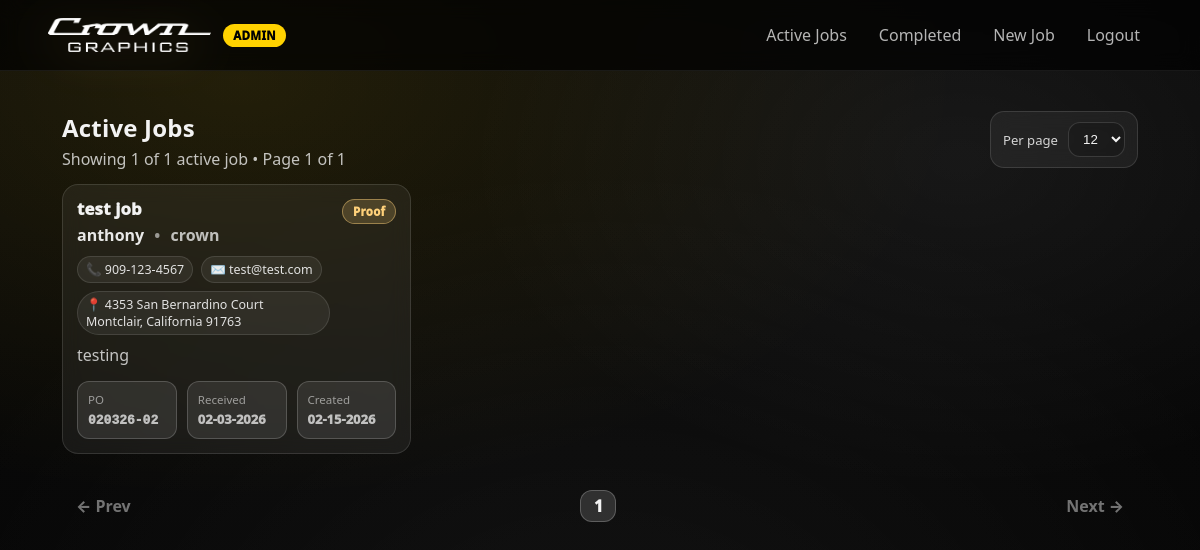
Page /dashboard (signed in) on the committed database.
### app.py (models this page shows)
class Job(db.Model):
    id = db.Column(db.Integer, primary_key=True)
    customer_name = db.Column(db.String(120), nullable=False)
    business_name = db.Column(db.String(120), nullable=True)
    phone_number = db.Column(db.String(40), nullable=True)
    email_address = db.Column(db.String(160), nullable=True)
    job_title = db.Column(db.String(140), nullable=False)
    job_summary = db.Column(db.String(240), nullable=True)
    job_details = db.Column(db.Text, nullable=True)
    quote_amount = db.Column(db.Float, nullable=True)
    received_date = db.Column(db.Date, nullable=False, default=date.today)
    created_at = db.Column(db.DateTime, default=datetime.utcnow, nullable=False)
    stage = db.Column(db.String(40), default=STAGES[0], nullable=False)
    po_date_key = db.Column(db.String(6), nullable=False, index=True)  # MMDDYY
    po_seq = db.Column(db.Integer, nullable=False)  # 1..99
    is_new = db.Column(db.Integer, default=1, nullable=False)  # 1 = new, 0 = reviewed
    source = db.Column(db.String(40), nullable=True)
    intake_order_id = db.Column(db.String(80), nullable=True, index=True)
    submission_json = db.Column(db.Text, nullable=True)
    uploaded_files_json = db.Column(db.Text, nullable=True)
    address_1 = db.Column(db.String(160), nullable=True)
    address_2 = db.Column(db.String(160), nullable=True)
    city = db.Column(db.String(80), nullable=True)
    state = db.Column(db.String(40), nullable=True)
    zip_code = db.Column(db.String(20), nullable=True)
    cell = db.Column(db.String(40), nullable=True)
    completed_date = db.Column(db.Date, nullable=True)
    pickup_date = db.Column(db.Date, nullable=True)
    needed_by_date = db.Column(db.Date, nullable=True)
    approval_date = db.Column(db.Date, nullable=True)
    scheduled_date = db.Column(db.Date, nullable=True)
    inspected_date = db.Column(db.Date, nullable=True)
    inspected_by = db.Column(db.String(80), nullable=True)
    mfd_date = db.Column(db.Date, nullable=True)
    vehicle_make = db.Column(db.String(80), nullable=True)
    vehicle_model = db.Column(db.String(80), nullable=True)
    vin = db.Column(db.String(80), nullable=True)
    unit_number = db.Column(db.String(80), nullable=True)
    proof_number = db.Column(db.String(80), nullable=True)
    proof_approved_date = db.Column(db.Date, nullable=True)
    size_location_proof = db.Column(db.String(160), nullable=True)
    work_order = db.Column(db.String(80), nullable=True)
    crown_rep = db.Column(db.String(80), nullable=True)
    summary_of_work = db.Column(db.Text, nullable=True)
    internal_notes = db.Column(db.Text, nullable=True)
    shipping_date = db.Column(db.Date, nullable=True)
    shipping_type = db.Column(db.String(80), nullable=True)
    tracking_number = db.Column(db.String(120), nullable=True)
    ship_to = db.Column(db.Text, nullable=True)
    pickup_name = db.Column(db.String(120), nullable=True)
    field_service_location = db.Column(db.String(160), nullable=True)
    field_charge = db.Column(db.Float, nullable=True)
    materials_total = db.Column(db.Float, nullable=True)
    labor_total = db.Column(db.Float, nullable=True)
    tax_rate = db.Column(db.Float, nullable=True)  # percent (8.25)
    sales_tax = db.Column(db.Float, nullable=True)
    shipping_handling = db.Column(db.Float, nullable=True)
    grand_total = db.Column(db.Float, nullable=True)

### app.py (the view)
@app.route("/dashboard")
@login_required
def dashboard():
    page = request.args.get("page", 1, type=int)
    per_page = request.args.get("per_page", 12, type=int)
    per_page = max(6, min(per_page, 36))
    query = Job.query.filter(Job.stage != "Completed").order_by(Job.received_date.desc(), Job.created_at.desc())
    pagination = query.paginate(page=page, per_page=per_page, error_out=False)
    return render_template(
        "dashboard.html",
        jobs=pagination.items,
        pagination=pagination,
        per_page=per_page,
        po_display=po_display,
        job_display_name=job_display_name,
        stage_index=stage_index,
    )

### app.py (called while the page is built)
@app.template_filter("mmddyyyy_dt")
def mmddyyyy_dt(dt: datetime):
    if not dt:
        return ""
    return dt.strftime("%m-%d-%Y")

@app.template_filter("mmddyyyy_date")
def mmddyyyy_date(d: date):
    if not d:
        return ""
    return d.strftime("%m-%d-%Y")

@app.context_processor
def inject_globals():
    return {"STAGES": STAGES}

@login_manager.user_loader
def load_user(user_id):
    return db.session.get(User, int(user_id))

def po_display(job: Job) -> str:
    try:
        if not getattr(job, "po_date_key", None) or getattr(job, "po_seq", None) is None:
            return ""
        return f"{job.po_date_key}-{job.po_seq:02d}"
    except Exception:
        return ""

    def is_admin(self) -> bool:
        return self.role == "admin"

### templates/dashboard.html (shortened to what this page needs)
{% extends "base.html" %}
{% block content %}
<div class="dash-page">
  <div class="dash-header">
    <div>
      <h1 class="dash-title">Active Jobs</h1>
      <div class="dash-subtle">
        Showing {{ jobs|length }} of {{ pagination.total }} active job{{ '' if pagination.total == 1 else 's' }}
        • Page {{ pagination.page }} of {{ pagination.pages if pagination.pages else 1 }}
      </div>
    </div>
    <div class="dash-controls">
      <div class="per-page">
        <span class="label">Per page</span>
        <select onchange="location = this.value;">
          {% for n in [6, 9, 12, 18, 24, 36] %}
            <option value="{{ url_for('dashboard', page=1, per_page=n) }}" {% if per_page == n %}selected{% endif %}>{{ n }}</option>
          {% endfor %}
        </select>
      </div>
    </div>
  </div>
  {% if not jobs %}
    <div class="card box empty">
      <div class="empty-title">No active jobs</div>
      <div class="empty-subtle">When jobs come in from the website or you create them, they’ll show here.</div>
      <div style="margin-top: 12px;">
        <a class="btn btn-primary" href="{{ url_for('job_new') }}">Create Job</a>
      </div>
    </div>
  {% else %}
  <div class="jobs-grid">
    {% for job in jobs %}
      <a class="job-card" href="{{ url_for('job_view', job_id=job.id) }}" aria-label="Open job {{ job.job_title }}">
        <div class="job-top">
          <div class="job-left">
            <div class="job-title">{{ job.job_title or "Untitled Job" }}</div>
            <div class="job-who">
              <span class="who">{{ job.customer_name or "—" }}</span>
              {% if job.business_name %}
                <span class="dot">•</span>
                <span class="biz">{{ job.business_name }}</span>
              {% endif %}
            </div>
            <div class="job-contact">
              {% if job.phone_number %}<span class="chip">📞 {{ job.phone_number }}</span>{% endif %}
              {% if job.email_address %}<span class="chip">✉️ {{ job.email_address }}</span>{% endif %}
              {% if job.address_1 or job.city or job.state or job.zip_code %}
                <span class="chip">
                  📍
                  {{ job.address_1 if job.address_1 else '' }}
                  {% if job.city %} {{ job.city }}{% endif %}{% if job.state %}, {{ job.state }}{% endif %}{% if job.zip_code %} {{ job.zip_code }}{% endif %}
                </span>
              {% endif %}
            </div>
          </div>
          <div class="job-right">
            <span class="badge stage">{{ job.stage }}</span>
          </div>
        </div>
        {% if job.job_summary %}
          <div class="job-mid">
            <div class="summary">{{ job.job_summary }}</div>
          </div>
        {% endif %}
        <div class="job-bottom">
          <div class="meta">
            <span class="k">PO</span>
            <span class="v mono">{{ po_display(job) }}</span>
          </div>
          <div class="meta">
            <span class="k">Received</span>
            <span class="v">{{ job.received_date|mmddyyyy_date }}</span>
          </div>
          <div class="meta">
            <span class="k">Created</span>
            <span class="v">{{ job.created_at|mmddyyyy_dt }}</span>
          </div>
        </div>
      </a>
    {% endfor %}
  </div>
  <div class="pager">
    <div class="pager-left">
      {% if pagination.has_prev %}
        <a class="btn btn-secondary" href="{{ url_for('dashboard', page=pagination.prev_num, per_page=per_page) }}">← Prev</a>
      {% else %}
        <span class="btn btn-secondary disabled">← Prev</span>
      {% endif %}
    </div>
    <div class="pager-mid">
      {% set start = pagination.page - 2 %}
      {% set end = pagination.page + 2 %}
      {% if start < 1 %}{% set start = 1 %}{% endif %}
      {% if end > pagination.pages %}{% set end = pagination.pages %}{% endif %}
      {% for p in range(start, end + 1) %}
        {% if p == pagination.page %}
          <span class="page-pill active">{{ p }}</span>
        {% else %}
          <a class="page-pill" href="{{ url_for('dashboard', page=p, per_page=per_page) }}">{{ p }}</a>
        {% endif %}
      {% endfor %}
    </div>
    <div class="pager-right">
      {% if pagination.has_next %}
        <a class="btn btn-secondary" href="{{ url_for('dashboard', page=pagination.next_num, per_page=per_page) }}">Next →</a>
      {% else %}
        <span class="btn btn-secondary disabled">Next →</span>
      {% endif %}
    </div>
  </div>
  {% endif %}
</div>
{% endblock %}

### static/style.css (style rules this page uses)
:root { --bg: #0b0b0b; --panel: transparent; --panel-2: rgba(255,255,255,.12); --text: #f3f3f3; --muted: rgba(255,255,255,.7); --gold: #FFD200; --good: #22c55e; --warn: #f59e0b; --bad: #ef4444; --line: rgba(255,255,255,.18); --radius: 14px; }
* { box-sizing:border-box; margin:0; padding:0; }
html,body { height:100%; }
body { font-family: system-ui, -apple-system, Segoe UI, Roboto, Arial, sans-serif; background: radial-gradient(1200px 900px at 20% 10%, #1b1b1b, #050505); color: var(--text); }
a { color: inherit; text-decoration:none; }
.badge { font-size: 12px; color: #000; background: var(--gold); padding: 4px 10px; border-radius: 999px; font-weight: 800; }
.btn { display:inline-flex; align-items:center; justify-content:center; gap: 8px; border: none; cursor: pointer; font-weight: 800; border-radius: 12px; padding: 11px 14px; }
select, .form-select, select.form-control { color: #f5f5f5; background: rgba(0,0,0,.55); border: 1px solid rgba(255,255,255,.18); }
select option { color: #111; background: #fff; }
.meta { font-size: 13px; color: var(--muted); margin-top: 4px; }
.job-card { margin-bottom: 14px; }
html, body { min-height: 100%; background-image: radial-gradient(1200px 700px at 20% 10%, rgba(255,210,0,.10), transparent 60%), radial-gradient(900px 600px at 80% 20%, rgba(255,255,255,.06), transparent 55%), radial-gradient(1100px 800px at 50% 85%, rgba(255,255,255,.05), transparent 65%), linear-gradient(180deg, #0b0b0b 0%, #070707 55%, #050505 100%); background-repeat: no-repeat; background-attachment: fixed; background-size: cover; }

### rows in the picture
Job: job_title "test job", customer_name "anthony", business_name "crown", phone_number "909-123-4567", email_address "test@test.com", address_1 "4353 San Bernardino Court", city "Montclair", state "California", zip_code "91763", stage "Proof", job_summary "testing", po_date_key+po_seq "020326-02", received_date|mmddyyyy_date "02-03-2026", created_at|mmddyyyy_dt "02-15-2026"

### other values in the picture
{{ jobs|length }} "1"
{{ pagination.total }} "1"
{{ pagination.page }} "1"
{{ pagination.pages if pagination.pages else 1 }} "1"
{{ p }} "1"
form field value "12"
